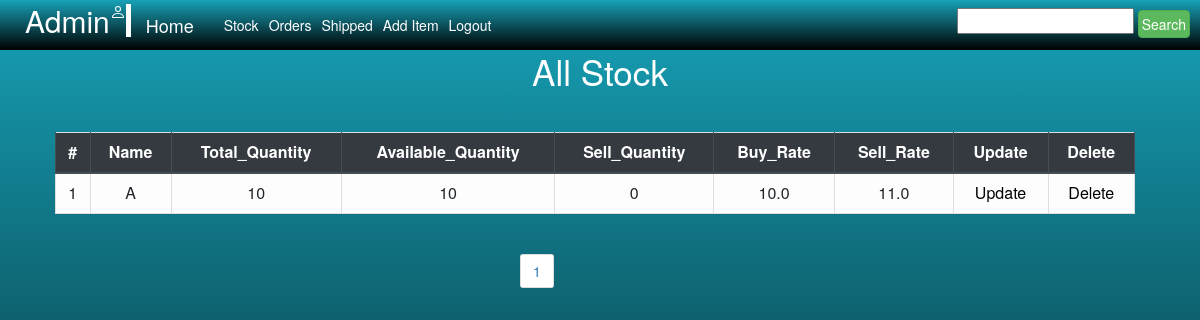
The app's page /shopping/stock, older data.
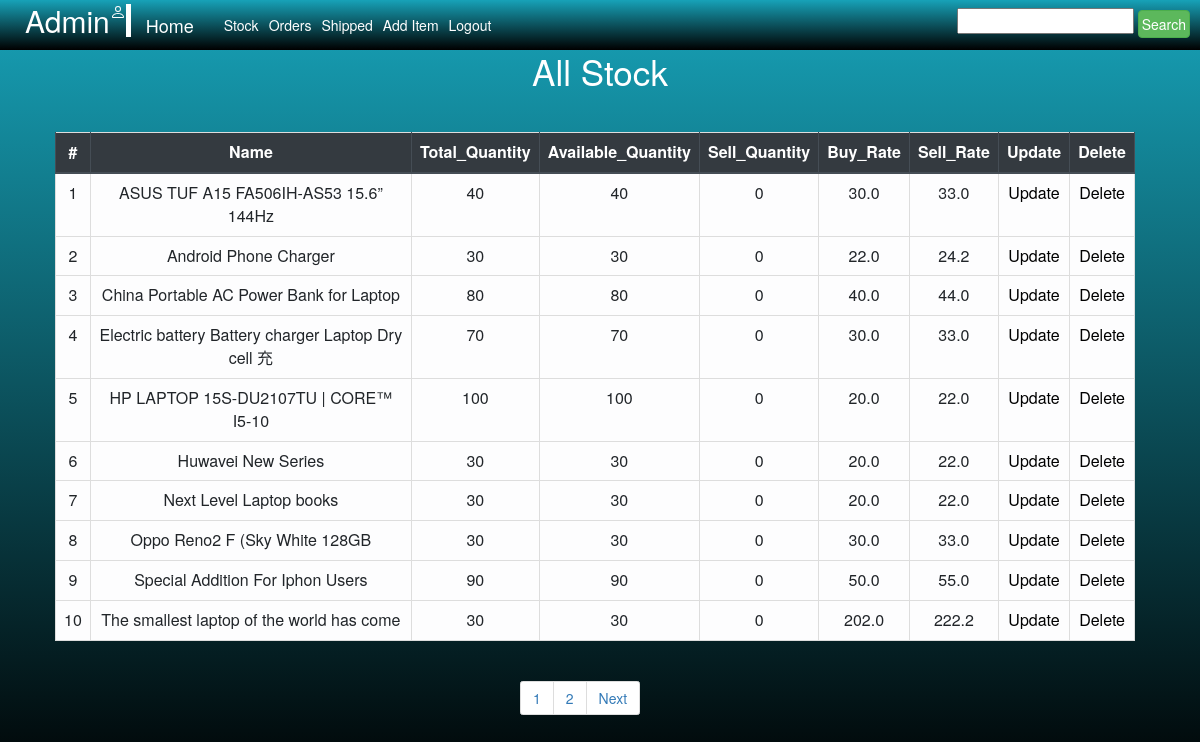
The same page, newer data.
### Shopping/models.py (models this page shows)
class Stock(models.Model):
    title = models.CharField(max_length=50, primary_key=True)
    Buy_rate = models.FloatField()
    Sell_rate = models.FloatField()
    Quantity = models.IntegerField()
    Available = models.IntegerField(default=0)
    Sell = models.IntegerField(default=0)

### Shopping/views.py (the view, shortened to what this page needs)
# urls.py: path('stock', V2.stock, name='stock'),
    def stock(self, request):
        form = FormB()
        All_items = Stock.objects.get_queryset().order_by('title')
        filter = ABC(request.GET, queryset=All_items)
        All_items = filter.qs
        paginator = Paginator(All_items, 10)
        page = request.GET.get('page')
        All_items = paginator.get_page(page)
        Data = {"All_items":All_items, 'form':form, 'filter':filter}
        return render(request,'Shopping/stock.html', Data)

### Shopping/forms.py
class FormB(forms.Form):
    title = forms.CharField(max_length=50,
                            widget=forms.TextInput(
                                attrs={"type": "text", "placeholder": "Title", "max_length": '50'})
                            )
    Description = forms.CharField(max_length=200,
                                  widget=forms.TextInput(
                                      attrs={"max_length": '200',"type": "text", "placeholder": "Description"})
                                  )
    Price = forms.FloatField(
        widget=forms.TextInput(
            attrs={"placeholder": "Price Per Item"})
    )
    Quantity = forms.FloatField(
        widget=forms.TextInput(
            attrs={"placeholder": "Available Quantity"})
    )
    Image = forms.ImageField()

### Shopping/templates/Shopping/stock.html (shortened to what this page needs)
{% extends 'Shopping/Admin_base.html' %}
{% block content %}
<div id="B">
<div class="px-4 px-lg-0" >
    <div class="container text-white py-5 text-center" style="">
        <h1 class="display-4">All Stock </h1>
    </div>
</div>
    <table style="text-align:center;margin-left:55px; width:90%;" class="table table-light table-bordered">
        <thead class="thead-dark">
        <tr >
            <th style="text-align:center;" scope="col">#</th>
            <th style="text-align:center;" scope="col">Name</th>
            <th style="text-align:center;" scope="col" >Total_Quantity</th>
            <th style="text-align:center;" scope="col" >Available_Quantity</th>
            <th style="text-align:center;" scope="col">Sell_Quantity</th>
            <th style="text-align:center;" scope="col">Buy_Rate</th>
            <th style="text-align:center;" scope="col">Sell_Rate</th>
            <th style="text-align:center;" scope="col">Update</th>
            <th style="text-align:center;" scope="col">Delete</th>
        </tr>
        </thead>
        <tbody>
        {% for i in All_items %}
        <tr>
            <td>{{forloop.counter}}</td>
            <td>{{i.title}}</td>
            <td>{{i.Quantity}}</td>
            <td>{{i.Available}}</td>
            <td>{{i.Sell}}</td>
            <td>{{i.Buy_rate}}</td>
            <td>{{i.Sell_rate}}</td>
            <td><a style="color:black;" href="{% url 'up_stock'  n=i.title sp=i.Sell q=i.Available br=i.Buy_rate %}">Update</a></td>
            <td><a style="color:black" href="{% url 'del_stock' name=i.title %}">Delete</a></td>
        </tr>
        {% endfor %}
        </tbody>
    </table>
</div>
{% endblock %}

Row changes from the older to the newer data that the page shows:
removed Stock: title "A", Quantity "10", Available "10", Sell "0", Buy_rate "10.0", Sell_rate "11.0"
added Stock: title "ASUS TUF A15 FA506IH-AS53 15.6” 144Hz", Quantity "40", Available "40", Sell "0", Buy_rate "30.0", Sell_rate "33.0"
added Stock: title "Android Phone Charger", Quantity "30", Available "30", Sell "0", Buy_rate "22.0", Sell_rate "24.2"
added Stock: title "China Portable AC Power Bank for Laptop", Quantity "80", Available "80", Sell "0", Buy_rate "40.0", Sell_rate "44.0"
added Stock: title "Electric battery Battery charger Laptop Dry cell 充", Quantity "70", Available "70", Sell "0", Buy_rate "30.0", Sell_rate "33.0"
added Stock: title "HP LAPTOP 15S-DU2107TU | CORE™ I5-10", Quantity "100", Available "100", Sell "0", Buy_rate "20.0", Sell_rate "22.0"
added Stock: title "Huwavei New Series", Quantity "30", Available "30", Sell "0", Buy_rate "20.0", Sell_rate "22.0"
added Stock: title "Next Level Laptop books", Quantity "30", Available "30", Sell "0", Buy_rate "20.0", Sell_rate "22.0"
added Stock: title "Oppo Reno2 F (Sky White 128GB", Quantity "30", Available "30", Sell "0", Buy_rate "30.0", Sell_rate "33.0"
added Stock: title "Special Addition For Iphon Users", Quantity "90", Available "90", Sell "0", Buy_rate "50.0", Sell_rate "55.0"
added Stock: title "The smallest laptop of the world has come", Quantity "30", Available "30", Sell "0", Buy_rate "202.0", Sell_rate "222.2"
Text that changed along with them:
new list line: "2"
text now shown: "Next"
